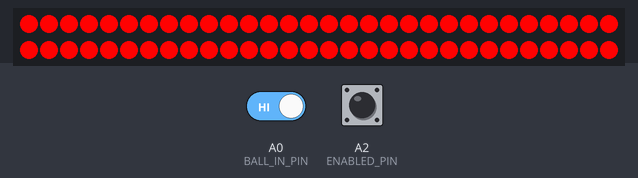
Recording of a sketch running on a simulated Arduino Uno, built with avr-gcc and run on an emulated ATmega328P. Shown: 60 RGB LEDs in strip order, left to right, continuing on the next row. The inputs (shaded band) are chosen by the test bench; at power-on: A2 (ENABLED_PIN) HIGH, A0 (BALL_IN_PIN) HIGH. Colours are those a GRB WS2812 strip shows for the declared byte order; what the sketch prints to the serial monitor is not drawn.

Above: at 1.2 s.
1.3 s: A2 (ENABLED_PIN) pulled LOW for 0.15 s
At 1.41 s:
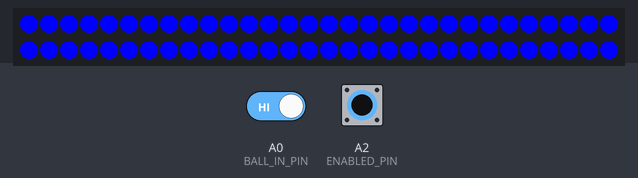
2.9 s: A2 (ENABLED_PIN) pulled LOW for 3.2 s
7.6 s: A0 (BALL_IN_PIN) driven LOW and A2 (ENABLED_PIN) driven LOW
At 8.2 s:
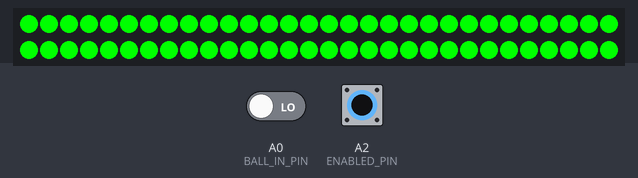
9.1 s: A0 (BALL_IN_PIN) driven HIGH
At 10.0 s:
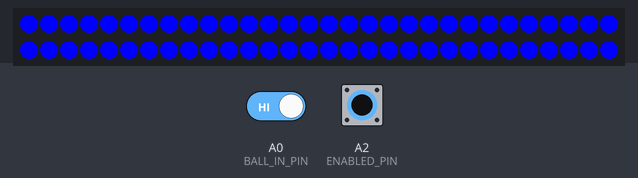
Timing chart, 0 to 11.6 s (numbered marks = the images above; inputs shaded):
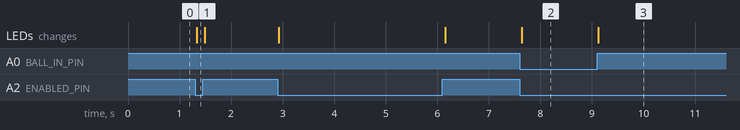

The sketch:

_01testAMrev.ino
```cpp
#include <FastLED.h>

// some custom colors
// Order is GRB, not RGB in following hex definitions
#define projectY 0xFF0099
// not used here
//#define dis1 projectY
//#define dis2 0x400080
//#define dis3 0x300060
//#define dis4 0x200040
//#define dis5 0x100020

#define red 0x02FF02
#define green 0xFF0000
#define blue 0x0000FF
#define yellow 0xFFFF00
#define black 0x000000
#define white 0x101010
#define purple 0x00FFFF

// How many leds are in the strip?
//#define NUM_LEDS 134  //45+22+22+45
#define NUM_LEDS 60    // for testing strip
#define DATA_PIN 6  // ardu digital output to strip
#define POSITION_PIN A5  // analog
#define ENABLED_PIN A2
#define BALL_IN_PIN A0


CRGB leds[NUM_LEDS], color;  // leds is an object of type CRGB,
// color is param sent to it, not used or needed in this sketch
// unsigned long time = 0;

void setup()
{
  FastLED.addLeds<WS2812, DATA_PIN, RGB>(leds, NUM_LEDS);
  Serial.begin(9600);
  // this makes sensing pins high by default; closing switch grounds, val to 0
  pinMode(BALL_IN_PIN, INPUT_PULLUP);  // A0
  pinMode(ENABLED_PIN, INPUT_PULLUP);  // A2
  pinMode(POSITION_PIN, INPUT); // A5


  // init all lites to one color
  for (int i = 0; i < NUM_LEDS; i++)
  {
    leds[i] = red;   // red indicates robot is stopped
  }
  FastLED.show();
  Serial.print("Initialized.\n");

}  // end setup

void loop()
{
  //  time = millis();

  if(digitalRead(ENABLED_PIN) != 1) // A2 switch is closed, pin is grounded
  {
    enabled();
  }
  else // set all red showing robot disabled
  {
    for (int i = 0; i < NUM_LEDS; i++)
    {
      leds[i] = red;
    }
  } // end else


  FastLED.show();
  delay(50);
  Serial.print("Loop\n");
} // end loop


void enabled(void)
{  // if enabled, then if A0 closed, show green, else blue
  color = (digitalRead(BALL_IN_PIN) != 1) ? green : blue;
  // not doing anything with position pin or flashing in this test
  // int cycleDuration = map(analogRead(POSITION_PIN), 0, 1024, 10, 1000);
  // if( analogRead(POSITION_PIN) )

  for(int i = 0; i < NUM_LEDS ; i++)
  {
    leds[i] = color;
  }

} // end enabled
```

Measured:
- after the input at 1.3 s, the LEDs: change at once (image 1)
- after the input at 7.6 s, the LEDs: change at once (image 2)
- after the input at 9.1 s, the LEDs: change at once (image 3)
